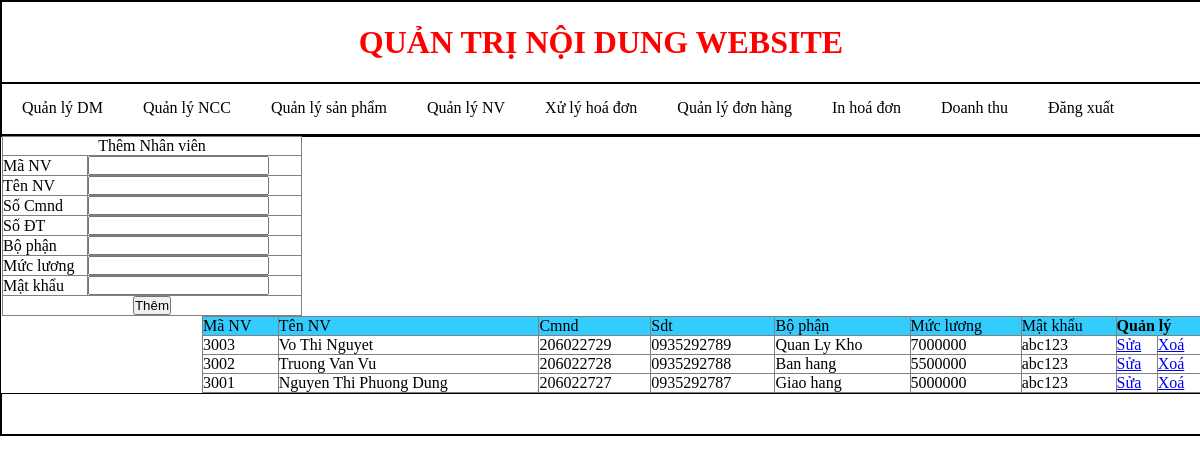
Screenshot of /Admin/index.php?Quanly=QuanlyNV&action=Them (signed in) with the database file from the repository.
### tables this page shows
CREATE TABLE `nhanvien` (
  `MaNV` int(255) NOT NULL,
  `TenNV` varchar(50) DEFAULT NULL,
  `Cmnd` char(12) DEFAULT NULL,
  `Sdt` char(11) DEFAULT NULL,
  `Matkhau` char(10) DEFAULT NULL,
  `Bophan` varchar(50) DEFAULT NULL,
  `Mucluong` decimal(18,0) DEFAULT NULL
);

### Admin/modular/QuanlyNV/Lietke.php (the view)
<?php
 $sql="select * from nhanvien order by MaNV desc";
 $run=mysqli_query($conn,$sql);
?>
<table width="100%" border="1">
  <tr style="background-color:#33CCFF">
    <td>Mã NV</td>
    <td>Tên NV</td>
    <td>Cmnd</td>
    <td>Sdt</td>
    <td>Bộ phận</td>
    <td>Mức lương</td>
    <td>Mật khẩu</td>
    <td colspan="2"><strong>Quản lý</strong></td>
  </tr>
  <?php
   while ($dong=mysqli_fetch_array($run)){
  ?>
  <tr>
    <td><?php echo $dong['MaNV']?></td>
    <td><?php echo $dong['TenNV']?></td>
    <td><?php echo $dong['Cmnd']?></td>
    <td><?php echo $dong['Sdt']?></td>
    <td><?php echo $dong['Bophan']?></td>
    <td><?php echo $dong['Mucluong']?></td>
    <td><?php echo $dong['Matkhau']?></td>
    <td><a href="index.php?Quanly=QuanlyNV&action=Sua&MaNV=<?php echo $dong['MaNV']?>">Sửa</a></td>
    <td><a href="modular/QuanlyNV/Xuly.php?MaNV=<?php echo $dong['MaNV']?>">Xoá</a></td>
  </tr>
  <?php
 }
 ?>
 </table>

### Admin/style/css.css (style rules this page uses)
table { border-collapse: collapse; }
* { padding:0;margin:0; }

### rows the page displays
nhanvien: MaNV "3003", TenNV "Vo Thi Nguyet", Cmnd "206022729", Sdt "0935292789", Bophan "Quan Ly Kho", Mucluong "7000000", Matkhau "abc123"
nhanvien: MaNV "3002", TenNV "Truong Van Vu", Cmnd "206022728", Sdt "0935292788", Bophan "Ban hang", Mucluong "5500000", Matkhau "abc123"
nhanvien: MaNV "3001", TenNV "Nguyen Thi Phuong Dung", Cmnd "206022727", Sdt "0935292787", Bophan "Giao hang", Mucluong "5000000", Matkhau "abc123"
